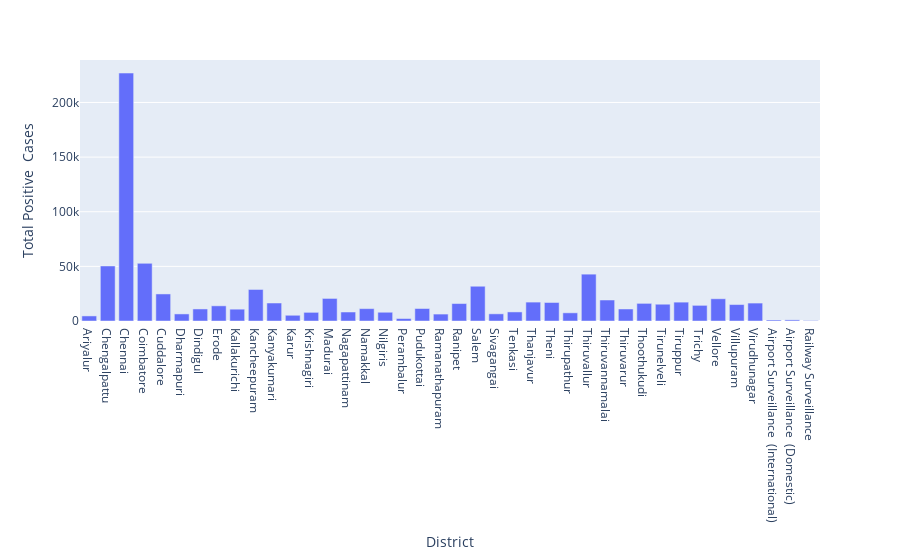

Notebook source saved alongside this figure:
### Code cell
fig = px.bar(data, x="District", y="Total Positive  Cases")
fig.show()

### Figure 1 — Plotly figure (JSON) as saved in the notebook; plotly's stock layout.template omitted (floating-point values rounded to 4 significant figures)
{"data": [{"alignmentgroup": "True", "hovertemplate": "District=%{x}<br>Total Positive  Cases=%{y}<extra></extra>", "legendgroup": "", "marker": {"color": "#636efa"}, "name": "", "offsetgroup": "", "orientation": "v", "showlegend": false, "textposition": "auto", "type": "bar", "x": ["Ariyalur", "Chengalpattu", "Chennai", "Coimbatore", "Cuddalore", "Dharmapuri", "Dindigul", "Erode", "Kallakurichi", "Kancheepuram", "Kanyakumari", "Karur", "Krishnagiri", "Madurai", "Nagapattinam", "Namakkal", "Nilgiris", "Perambalur", "Pudukottai", "Ramanathapuram", "Ranipet", "Salem", "Sivagangai", "Tenkasi", "Thanjavur", "Theni", "Thirupathur", "Thiruvallur", "Thiruvannamalai", "Thiruvarur", "Thoothukudi", "Tirunelveli", "Tiruppur", "Trichy", "Vellore", "Villupuram", "Virudhunagar", "Airport Surveillance  (International)", "Airport Surveillance  (Domestic)", "Railway Surveillance"], "xaxis": "x", "y": [4644, 50362, 226937, 52821, 24761, 6471, 11019, 13880, 10822, 28858, 16466, 5248, 7921, 20645, 8231, 11309, 8012, 2258, 11439, 6346, 15972, 31815, 6560, 8303, 17300, 16942, 7488, 42884, 19212, 10992, 16132, 15360, 17265, 14310, 20339, 15058, 16415, 930, 1026, 428], "yaxis": "y"}], "layout": {"barmode": "relative", "legend": {"tracegroupgap": 0}, "margin": {"t": 60}, "xaxis": {"anchor": "y", "domain": [0, 1], "title": {"text": "District"}}, "yaxis": {"anchor": "x", "domain": [0, 1], "title": {"text": "Total Positive  Cases"}}}}
